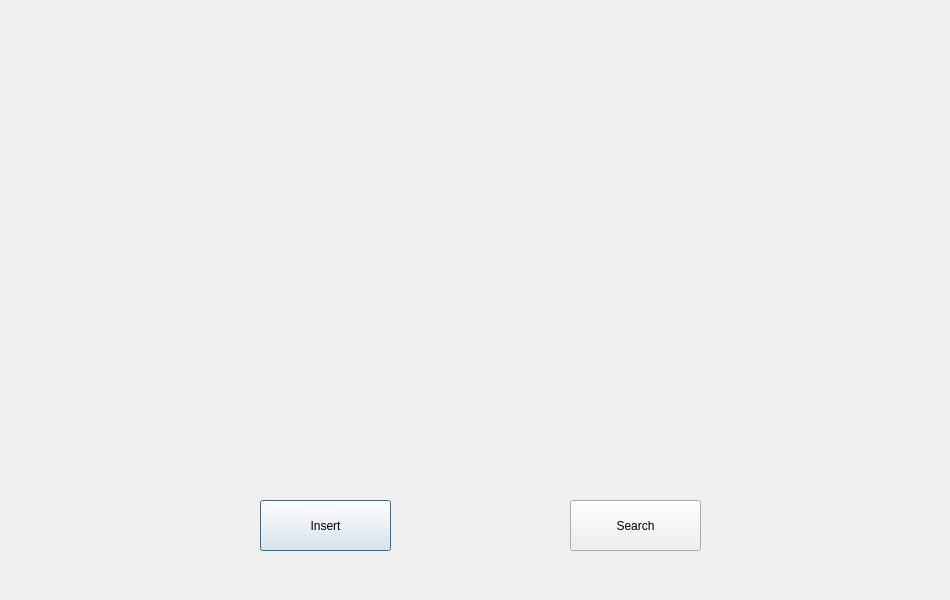
<?xml version="1.0" encoding="UTF-8"?>
<ui version="4.0">
 <class>Dialog</class>
 <widget class="QDialog" name="Dialog">
  <property name="geometry">
   <rect>
    <x>0</x>
    <y>0</y>
    <width>950</width>
    <height>600</height>
   </rect>
  </property>
  <property name="windowTitle">
   <string>Dialog</string>
  </property>
  <widget class="QLabel" name="welcomeWindow">
   <property name="geometry">
    <rect>
     <x>320</x>
     <y>20</y>
     <width>301</width>
     <height>451</height>
    </rect>
   </property>
   <property name="styleSheet">
    <string notr="true"/>
   </property>
   <property name="text">
    <string/>
   </property>
  </widget>
  <widget class="QPushButton" name="insertButton">
   <property name="geometry">
    <rect>
     <x>260</x>
     <y>500</y>
     <width>131</width>
     <height>51</height>
    </rect>
   </property>
   <property name="text">
    <string>Insert</string>
   </property>
  </widget>
  <widget class="QPushButton" name="searchButton">
   <property name="geometry">
    <rect>
     <x>570</x>
     <y>500</y>
     <width>131</width>
     <height>51</height>
    </rect>
   </property>
   <property name="text">
    <string>Search</string>
   </property>
  </widget>
 </widget>
 <resources/>
 <connections/>
</ui>
